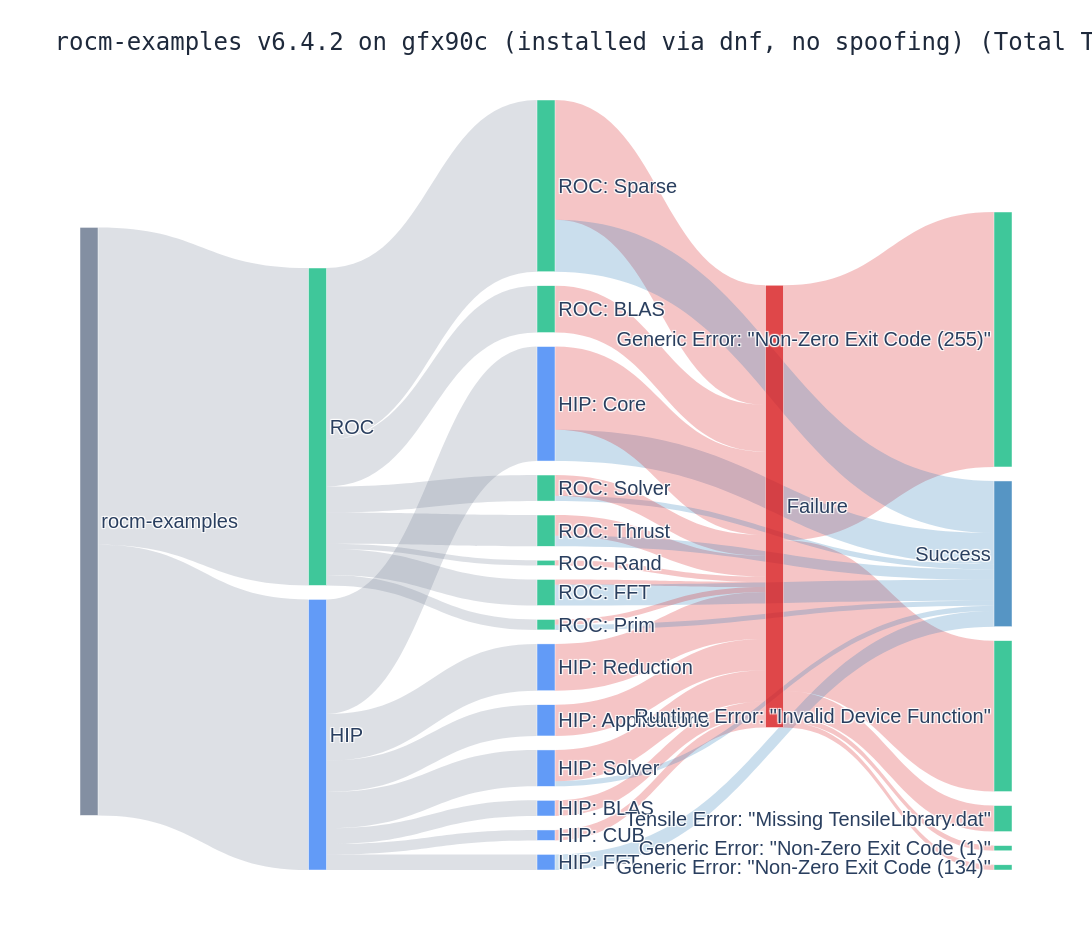

The notebook cell this image was saved under:
### Code cell
import os
from collections import defaultdict

import pandas as pd
import plotly.graph_objects as go
import seaborn as sns
import matplotlib.pyplot as plt

# -------------------------------------------------------------------------
# Load and Clean Benchmark Records
# -------------------------------------------------------------------------
csv_path = "/home/netherquark/Soham/Soham/Coding/AMD/ROCm/Experiments/rocm-examples from dnf/benchmark_results.csv"
if not os.path.exists(csv_path):
    raise FileNotFoundError(f"Missing '{csv_path}'.")

df = pd.read_csv(csv_path, sep="|")
df["error_category"] = df["error_category"].fillna("Unknown Error")

# -------------------------------------------------------------------------
# Helpers: type + subcategory classification
# -------------------------------------------------------------------------
def benchmark_type(binary: str) -> str:
    # Simple rule: roc* -> ROC, everything else -> HIP
    return "ROC" if binary.startswith("roc") else "HIP"

def benchmark_subcategory(binary: str) -> str:
    prefix = binary.split("_")[0]

    # Human-friendly labels, kept unique once combined with type
    labels = {
        "hip": "Core",
        "applications": "Applications",
        "reduction": "Reduction",
        "hipblas": "BLAS",
        "hipcub": "CUB",
        "hipfft": "FFT",
        "hipsolver": "Solver",
        "rocblas": "BLAS",
        "rocfft": "FFT",
        "rocprim": "Prim",
        "rocrand": "Rand",
        "rocsolver": "Solver",
        "rocsparse": "Sparse",
        "rocthrust": "Thrust",
    }
    return labels.get(prefix, prefix.capitalize())

df["benchmark_type"] = df["binary"].apply(benchmark_type)
df["subcategory"] = df["binary"].apply(benchmark_subcategory)

# -------------------------------------------------------------------------
# Build Sankey flows:
# rocm-examples -> HIP/ROC -> type:subcategory -> Success/Failure -> error_category
# -------------------------------------------------------------------------
root_node = "rocm-examples"
success_node = "Success"
failure_node = "Failure"

nodes = [root_node, success_node, failure_node]
flows = []

def sub_node_name(t: str, s: str) -> str:
    return f"{t}: {s}"

for _, row in df.iterrows():
    t = row["benchmark_type"]              # HIP / ROC
    s = row["subcategory"]                 # BLAS / Sparse / etc.
    sub_node = sub_node_name(t, s)

    nodes.extend([t, sub_node])

    # Root -> type
    flows.append((root_node, t, 1))
    # Type -> subcategory
    flows.append((t, sub_node, 1))

    if row["status"] == "Success":
        # Subcategory -> Success
        flows.append((sub_node, success_node, 1))
    else:
        err = row["error_category"]
        nodes.append(err)
        # Subcategory -> Failure -> error category
        flows.append((sub_node, failure_node, 1))
        flows.append((failure_node, err, 1))

# Deduplicate node labels while preserving order
unique_nodes = list(dict.fromkeys(nodes))
node_indices = {name: idx for idx, name in enumerate(unique_nodes)}

# Aggregate identical links
aggregated_flows = defaultdict(int)
for src, tgt, val in flows:
    aggregated_flows[(node_indices[src], node_indices[tgt])] += val

plotly_sources = []
plotly_targets = []
plotly_values = []
for (s_idx, t_idx), val in aggregated_flows.items():
    plotly_sources.append(s_idx)
    plotly_targets.append(t_idx)
    plotly_values.append(val)

# -------------------------------------------------------------------------
# Colors
# -------------------------------------------------------------------------
color_map = {
    "neutral": "rgba(100, 116, 139, 0.80)",
    "hip": "rgba(59, 130, 246, 0.80)",
    "roc": "rgba(16, 185, 129, 0.80)",
    "success": "rgba(44, 123, 182, 0.80)",
    "failure": "rgba(215, 25, 28, 0.80)",
    "error": "rgba(239, 68, 68, 0.70)",
    "flow_success": "rgba(44, 123, 182, 0.25)",
    "flow_failure": "rgba(215, 25, 28, 0.25)",
}

node_colors = []
for name in unique_nodes:
    if name == root_node:
        node_colors.append(color_map["neutral"])
    elif name == success_node:
        node_colors.append(color_map["success"])
    elif name == failure_node:
        node_colors.append(color_map["failure"])
    elif name in ("HIP", "ROC"):
        node_colors.append(color_map["hip"] if name == "HIP" else color_map["roc"])
    elif ": " in name:
        # type:subcategory nodes
        node_colors.append(color_map["hip"] if name.startswith("HIP:") else color_map["roc"])
    else:
        # error categories
        node_colors.append(color_map["error"])

link_colors = []
for s_idx, t_idx in zip(plotly_sources, plotly_targets):
    source_name = unique_nodes[s_idx]
    target_name = unique_nodes[t_idx]

    if target_name in (success_node,) or source_name == success_node:
        link_colors.append(color_map["flow_success"])
    elif target_name == failure_node or source_name == failure_node or target_name in df["error_category"].unique():
        link_colors.append(color_map["flow_failure"])
    else:
        # root -> type, type -> subcategory
        link_colors.append("rgba(100, 116, 139, 0.22)")

# -------------------------------------------------------------------------
# Sankey figure
# -------------------------------------------------------------------------
fig = go.Figure(
    data=[
        go.Sankey(
            node=dict(
                pad=14,
                thickness=18,
                line=dict(color="rgba(255, 255, 255, 0.9)", width=0.5),
                label=unique_nodes,
                color=node_colors,
            ),
            link=dict(
                source=plotly_sources,
                target=plotly_targets,
                value=plotly_values,
                color=link_colors,
            ),
        )
    ]
)

fig.update_layout(
    title_text=f"rocm-examples v6.4.2 on gfx90c (installed via dnf, no spoofing) (Total Tests: {len(df)})",
    title_font=dict(size=24, family="Adwaita Mono, monospace", color="#1e293b"),
    font_size=20,
    font_family="Adwaita Sans, sans-serif",
    width=1400,
    height=950,
    plot_bgcolor="white",
    paper_bgcolor="white",
)

sankey_output = "rocm_type_subcategory_outcome_sankey.png"
fig.write_image(sankey_output, scale=2)
print(f"Sankey saved to: {sankey_output}")
fig.show()

# -------------------------------------------------------------------------
# Separate seaborn chart for successful runtime only
# -------------------------------------------------------------------------
success_df = df[df["status"] == "Success"].copy()
success_df = success_df.sort_values("execution_time_ms", ascending=True)

sns.set_theme(style="whitegrid")
plt.rcParams["font.family"] = "Adwaita Sans"

plt.figure(figsize=(14, max(6, 0.32 * len(success_df))))
ax = sns.barplot(
    data=success_df,
    y="binary",
    x="execution_time_ms",
    order=success_df["binary"],
)

ax.set_title(
    f"Execution Time for Successful Benchmarks (n={len(success_df)})",
    fontsize=16,
)
ax.set_xlabel("Execution Time (ms)")
ax.set_ylabel("Benchmark")

# Optional value labels
for container in ax.containers:
    ax.bar_label(container, fmt="%.0f", padding=3, fontsize=8)

plt.tight_layout()
runtime_output = "rocm_success_runtime_seaborn.png"
plt.savefig(runtime_output, dpi=200, bbox_inches="tight")
print(f"Runtime chart saved to: {runtime_output}")
plt.show()

### Figure 1 — Plotly figure (JSON) as saved in the notebook; plotly's stock layout.template omitted (floating-point values rounded to 4 significant figures)
{"data": [{"link": {"color": ["rgba(100, 116, 139, 0.22)", "rgba(100, 116, 139, 0.22)", "rgba(215, 25, 28, 0.25)", "rgba(215, 25, 28, 0.25)", "rgba(215, 25, 28, 0.25)", "rgba(100, 116, 139, 0.22)", "rgba(44, 123, 182, 0.25)", "rgba(215, 25, 28, 0.25)", "rgba(215, 25, 28, 0.25)", "rgba(100, 116, 139, 0.22)", "rgba(215, 25, 28, 0.25)", "rgba(215, 25, 28, 0.25)", "rgba(100, 116, 139, 0.22)", "rgba(215, 25, 28, 0.25)", "rgba(100, 116, 139, 0.22)", "rgba(44, 123, 182, 0.25)", "rgba(100, 116, 139, 0.22)", "rgba(44, 123, 182, 0.25)", "rgba(215, 25, 28, 0.25)", "rgba(100, 116, 139, 0.22)", "rgba(215, 25, 28, 0.25)", "rgba(100, 116, 139, 0.22)", "rgba(100, 116, 139, 0.22)", "rgba(215, 25, 28, 0.25)", "rgba(100, 116, 139, 0.22)", "rgba(215, 25, 28, 0.25)", "rgba(44, 123, 182, 0.25)", "rgba(100, 116, 139, 0.22)", "rgba(44, 123, 182, 0.25)", "rgba(215, 25, 28, 0.25)", "rgba(100, 116, 139, 0.22)", "rgba(215, 25, 28, 0.25)", "rgba(215, 25, 28, 0.25)", "rgba(100, 116, 139, 0.22)", "rgba(44, 123, 182, 0.25)", "rgba(215, 25, 28, 0.25)", "rgba(100, 116, 139, 0.22)", "rgba(215, 25, 28, 0.25)", "rgba(44, 123, 182, 0.25)", "rgba(100, 116, 139, 0.22)", "rgba(215, 25, 28, 0.25)", "rgba(44, 123, 182, 0.25)"], "source": [0, 3, 4, 2, 2, 3, 7, 7, 2, 3, 9, 2, 3, 11, 3, 12, 3, 13, 13, 3, 14, 0, 15, 16, 15, 17, 17, 15, 18, 18, 15, 19, 2, 15, 21, 21, 15, 22, 22, 15, 23, 23], "target": [3, 4, 2, 5, 6, 7, 1, 2, 8, 9, 2, 10, 11, 2, 12, 1, 13, 1, 2, 14, 2, 15, 16, 2, 17, 2, 1, 18, 1, 2, 19, 2, 20, 21, 1, 2, 22, 2, 1, 23, 2, 1], "value": [52, 6, 6, 29, 49, 22, 6, 16, 1, 3, 3, 5, 2, 2, 3, 3, 7, 1, 6, 9, 9, 61, 9, 9, 5, 1, 4, 2, 1, 1, 1, 1, 1, 5, 1, 4, 33, 23, 10, 6, 4, 2]}, "node": {"color": ["rgba(100, 116, 139, 0.80)", "rgba(44, 123, 182, 0.80)", "rgba(215, 25, 28, 0.80)", "rgba(59, 130, 246, 0.80)", "rgba(59, 130, 246, 0.80)", "rgba(16, 185, 129, 0.80)", "rgba(16, 185, 129, 0.80)", "rgba(59, 130, 246, 0.80)", "rgba(16, 185, 129, 0.80)", "rgba(59, 130, 246, 0.80)", "rgba(16, 185, 129, 0.80)", "rgba(59, 130, 246, 0.80)", "rgba(59, 130, 246, 0.80)", "rgba(59, 130, 246, 0.80)", "rgba(59, 130, 246, 0.80)", "rgba(16, 185, 129, 0.80)", "rgba(16, 185, 129, 0.80)", "rgba(16, 185, 129, 0.80)", "rgba(16, 185, 129, 0.80)", "rgba(16, 185, 129, 0.80)", "rgba(16, 185, 129, 0.80)", "rgba(16, 185, 129, 0.80)", "rgba(16, 185, 129, 0.80)", "rgba(16, 185, 129, 0.80)"], "label": ["rocm-examples", "Success", "Failure", "HIP", "HIP: Applications", "Runtime Error: \"Invalid Device Function\"", "Generic Error: \"Non-Zero Exit Code (255)\"", "HIP: Core", "Generic Error: \"Non-Zero Exit Code (1)\"", "HIP: BLAS", "Tensile Error: \"Missing TensileLibrary.dat\"", "HIP: CUB", "HIP: FFT", "HIP: Solver", "HIP: Reduction", "ROC", "ROC: BLAS", "ROC: FFT", "ROC: Prim", "ROC: Rand", "Generic Error: \"Non-Zero Exit Code (134)\"", "ROC: Solver", "ROC: Sparse", "ROC: Thrust"], "line": {"color": "rgba(255, 255, 255, 0.9)", "width": 0.5}, "pad": 14, "thickness": 18}, "type": "sankey"}], "layout": {"font": {"family": "Adwaita Sans, sans-serif", "size": 20}, "height": 950, "paper_bgcolor": "white", "plot_bgcolor": "white", "title": {"font": {"color": "#1e293b", "family": "Adwaita Mono, monospace", "size": 24}, "text": "rocm-examples v6.4.2 on gfx90c (installed via dnf, no spoofing) (Total Tests: 113)"}, "width": 1400}}
